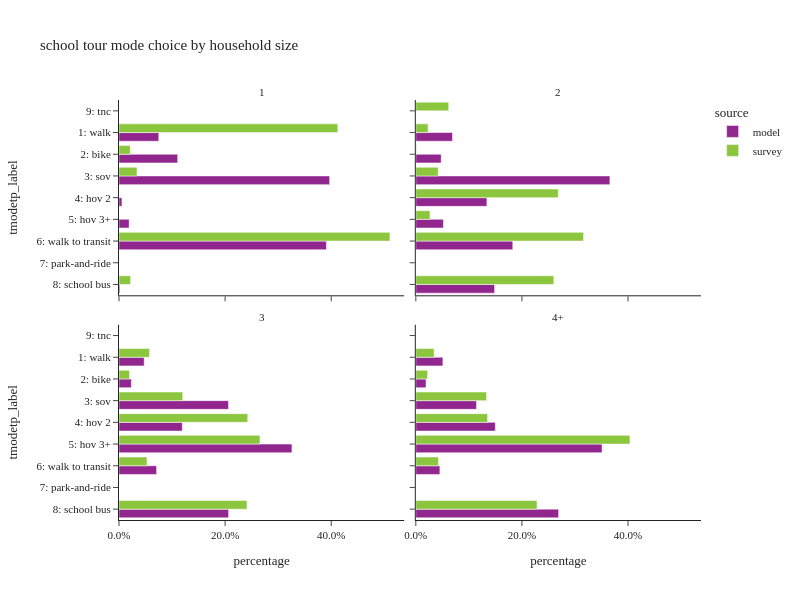

Notebook code cell kept with this figure:
### Code cell
plot_mode_choice(sc_tour,"hhsize_4+",
                 {"hhsize_4+":["1","2","3","4+"],
                  "tmodetp_label":["1: walk","2: bike","3: sov","4: hov 2","5: hov 3+","6: walk to transit",
                                   "7: park-and-ride","8: school bus","9: other–survey only"]},
                 "household size",2,600)

### Figure 1 — Plotly figure (JSON) as saved in the notebook; plotly's stock layout.template omitted (floating-point values rounded to 4 significant figures)
{"data": [{"alignmentgroup": "True", "customdata": [[385], [508], [3069], [32], [104], [1514], [5]], "hovertemplate": "source=model<br>hhsize_4+=1<br>percentage=%{x}<br>tmodetp_label=%{y}<br>sample count=%{customdata[0]}<extra></extra>", "legendgroup": "model", "marker": {"color": "#91268F", "pattern": {"shape": ""}}, "name": "model", "offsetgroup": "model", "orientation": "h", "showlegend": true, "textposition": "auto", "type": "bar", "x": [0.07497, 0.1106, 0.3971, 0.005569, 0.01914, 0.3909, 0.001714], "xaxis": "x3", "y": ["1: walk", "2: bike", "3: sov", "4: hov 2", "5: hov 3+", "6: walk to transit", "8: school bus"], "yaxis": "y3"}, {"alignmentgroup": "True", "customdata": [[7], [1], [2], [9], [1]], "hovertemplate": "source=survey<br>hhsize_4+=1<br>percentage=%{x}<br>tmodetp_label=%{y}<br>sample count=%{customdata[0]}<extra></extra>", "legendgroup": "survey", "marker": {"color": "#8CC63E", "pattern": {"shape": ""}}, "name": "survey", "offsetgroup": "survey", "orientation": "h", "showlegend": true, "textposition": "auto", "type": "bar", "x": [0.4124, 0.02125, 0.03388, 0.5107, 0.02177], "xaxis": "x3", "y": ["1: walk", "2: bike", "3: sov", "6: walk to transit", "8: school bus"], "yaxis": "y3"}, {"alignmentgroup": "True", "customdata": [[2424], [1731], [15350], [6016], [2252], [4354], [6578]], "hovertemplate": "source=model<br>hhsize_4+=2<br>percentage=%{x}<br>tmodetp_label=%{y}<br>sample count=%{customdata[0]}<extra></extra>", "legendgroup": "model", "marker": {"color": "#91268F", "pattern": {"shape": ""}}, "name": "model", "offsetgroup": "model", "orientation": "h", "showlegend": false, "textposition": "auto", "type": "bar", "x": [0.0691, 0.04783, 0.3658, 0.134, 0.05203, 0.1828, 0.1485], "xaxis": "x4", "y": ["1: walk", "2: bike", "3: sov", "4: hov 2", "5: hov 3+", "6: walk to transit", "8: school bus"], "yaxis": "y4"}, {"alignmentgroup": "True", "customdata": [[7], [1], [8], [6], [1], [6], [5], [2]], "hovertemplate": "source=survey<br>hhsize_4+=2<br>percentage=%{x}<br>tmodetp_label=%{y}<br>sample count=%{customdata[0]}<extra></extra>", "legendgroup": "survey", "marker": {"color": "#8CC63E", "pattern": {"shape": ""}}, "name": "survey", "offsetgroup": "survey", "orientation": "h", "showlegend": false, "textposition": "auto", "type": "bar", "x": [0.0231, 0.001235, 0.0422, 0.2686, 0.02671, 0.3162, 0.26, 0.06196], "xaxis": "x4", "y": ["1: walk", "2: bike", "3: sov", "4: hov 2", "5: hov 3+", "6: walk to transit", "8: school bus", "9: tnc"], "yaxis": "y4"}, {"alignmentgroup": "True", "customdata": [[5812], [3006], [30279], [15262], [41428], [6374], [27328], [1]], "hovertemplate": "source=model<br>hhsize_4+=3<br>percentage=%{x}<br>tmodetp_label=%{y}<br>sample count=%{customdata[0]}<extra></extra>", "legendgroup": "model", "marker": {"color": "#91268F", "pattern": {"shape": ""}}, "name": "model", "offsetgroup": "model", "orientation": "h", "showlegend": false, "textposition": "auto", "type": "bar", "x": [0.04747, 0.02326, 0.2065, 0.1193, 0.326, 0.07088, 0.2066, 2.279e-06], "xaxis": "x", "y": ["1: walk", "2: bike", "3: sov", "4: hov 2", "5: hov 3+", "6: walk to transit", "8: school bus", "9: tnc"], "yaxis": "y"}, {"alignmentgroup": "True", "customdata": [[17], [8], [9], [38], [29], [13], [29]], "hovertemplate": "source=survey<br>hhsize_4+=3<br>percentage=%{x}<br>tmodetp_label=%{y}<br>sample count=%{customdata[0]}<extra></extra>", "legendgroup": "survey", "marker": {"color": "#8CC63E", "pattern": {"shape": ""}}, "name": "survey", "offsetgroup": "survey", "orientation": "h", "showlegend": false, "textposition": "auto", "type": "bar", "x": [0.05763, 0.01983, 0.1201, 0.2427, 0.2657, 0.05283, 0.2413], "xaxis": "x", "y": ["1: walk", "2: bike", "3: sov", "4: hov 2", "5: hov 3+", "6: walk to transit", "8: school bus"], "yaxis": "y"}, {"alignmentgroup": "True", "customdata": [[31179], [12024], [70076], [90834], [210330], [18810], [164485], [13]], "hovertemplate": "source=model<br>hhsize_4+=4+<br>percentage=%{x}<br>tmodetp_label=%{y}<br>sample count=%{customdata[0]}<extra></extra>", "legendgroup": "model", "marker": {"color": "#91268F", "pattern": {"shape": ""}}, "name": "model", "offsetgroup": "model", "orientation": "h", "showlegend": false, "textposition": "auto", "type": "bar", "x": [0.05101, 0.01925, 0.1144, 0.1498, 0.351, 0.04531, 0.2691, 2.257e-05], "xaxis": "x2", "y": ["1: walk", "2: bike", "3: sov", "4: hov 2", "5: hov 3+", "6: walk to transit", "8: school bus", "9: tnc"], "yaxis": "y2"}, {"alignmentgroup": "True", "customdata": [[34], [10], [23], [47], [151], [22], [119]], "hovertemplate": "source=survey<br>hhsize_4+=4+<br>percentage=%{x}<br>tmodetp_label=%{y}<br>sample count=%{customdata[0]}<extra></extra>", "legendgroup": "survey", "marker": {"color": "#8CC63E", "pattern": {"shape": ""}}, "name": "survey", "offsetgroup": "survey", "orientation": "h", "showlegend": false, "textposition": "auto", "type": "bar", "x": [0.03454, 0.02216, 0.1334, 0.1352, 0.4035, 0.04273, 0.2284], "xaxis": "x2", "y": ["1: walk", "2: bike", "3: sov", "4: hov 2", "5: hov 3+", "6: walk to transit", "8: school bus"], "yaxis": "y2"}], "layout": {"annotations": [{"font": {}, "showarrow": false, "text": "3", "x": 0.245, "xanchor": "center", "xref": "paper", "y": 0.465, "yanchor": "bottom", "yref": "paper"}, {"font": {}, "showarrow": false, "text": "4+", "x": 0.755, "xanchor": "center", "xref": "paper", "y": 0.465, "yanchor": "bottom", "yref": "paper"}, {"font": {}, "showarrow": false, "text": "1", "x": 0.245, "xanchor": "center", "xref": "paper", "y": 1.0, "yanchor": "bottom", "yref": "paper"}, {"font": {}, "showarrow": false, "text": "2", "x": 0.755, "xanchor": "center", "xref": "paper", "y": 1.0, "yanchor": "bottom", "yref": "paper"}], "barmode": "group", "height": 600, "legend": {"title": {"text": "source"}, "tracegroupgap": 0}, "title": {"text": "school tour mode choice by household size"}, "width": 800, "xaxis": {"anchor": "y", "domain": [0.0, 0.49], "tickformat": ".1%", "title": {"text": "percentage"}}, "xaxis2": {"anchor": "y2", "domain": [0.51, 1.0], "matches": "x", "tickformat": ".1%", "title": {"text": "percentage"}}, "xaxis3": {"anchor": "y3", "domain": [0.0, 0.49], "matches": "x", "showticklabels": false, "tickformat": ".1%"}, "xaxis4": {"anchor": "y4", "domain": [0.51, 1.0], "matches": "x", "showticklabels": false, "tickformat": ".1%"}, "yaxis": {"anchor": "x", "categoryarray": ["9: other–survey only", "8: school bus", "7: park-and-ride", "6: walk to transit", "5: hov 3+", "4: hov 2", "3: sov", "2: bike", "1: walk"], "categoryorder": "array", "domain": [0.0, 0.465], "title": {"text": "tmodetp_label"}}, "yaxis2": {"anchor": "x2", "domain": [0.0, 0.465], "matches": "y", "showticklabels": false}, "yaxis3": {"anchor": "x3", "categoryarray": ["9: other–survey only", "8: school bus", "7: park-and-ride", "6: walk to transit", "5: hov 3+", "4: hov 2", "3: sov", "2: bike", "1: walk"], "categoryorder": "array", "domain": [0.535, 1.0], "matches": "y", "title": {"text": "tmodetp_label"}}, "yaxis4": {"anchor": "x4", "domain": [0.535, 1.0], "matches": "y", "showticklabels": false}}}
